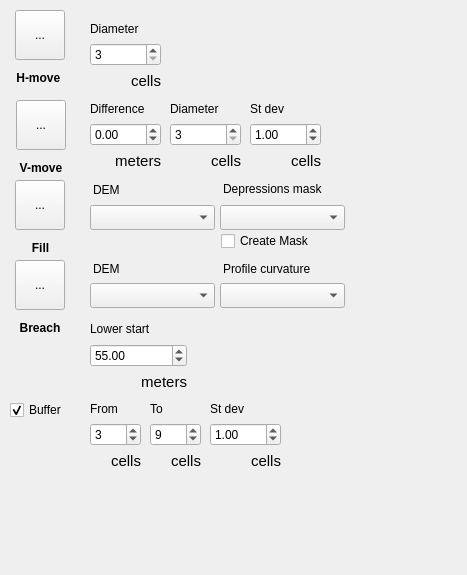
<?xml version="1.0" encoding="UTF-8"?>
<ui version="4.0">
 <class>DEMeditingDockWidgetBase</class>
 <widget class="QDockWidget" name="DEMeditingDockWidgetBase">
  <property name="geometry">
   <rect>
    <x>0</x>
    <y>0</y>
    <width>467</width>
    <height>575</height>
   </rect>
  </property>
  <property name="windowTitle">
   <string>Interactive DEM editing</string>
  </property>
  <widget class="QWidget" name="dockWidgetContents">
   <widget class="QLabel" name="label_2">
    <property name="geometry">
     <rect>
      <x>12</x>
      <y>70</y>
      <width>56</width>
      <height>16</height>
     </rect>
    </property>
    <property name="minimumSize">
     <size>
      <width>55</width>
      <height>0</height>
     </size>
    </property>
    <property name="font">
     <font>
      <weight>75</weight>
      <bold>true</bold>
     </font>
    </property>
    <property name="text">
     <string>H-move </string>
    </property>
    <property name="alignment">
     <set>Qt::AlignCenter</set>
    </property>
    <property name="buddy">
     <cstring>label_2</cstring>
    </property>
   </widget>
   <widget class="QLabel" name="label_5">
    <property name="geometry">
     <rect>
      <x>17</x>
      <y>320</y>
      <width>46</width>
      <height>16</height>
     </rect>
    </property>
    <property name="font">
     <font>
      <weight>75</weight>
      <bold>true</bold>
     </font>
    </property>
    <property name="text">
     <string>Breach</string>
    </property>
    <property name="alignment">
     <set>Qt::AlignCenter</set>
    </property>
    <property name="buddy">
     <cstring>label_4</cstring>
    </property>
   </widget>
   <widget class="QLabel" name="label_3">
    <property name="geometry">
     <rect>
      <x>15</x>
      <y>160</y>
      <width>52</width>
      <height>16</height>
     </rect>
    </property>
    <property name="font">
     <font>
      <weight>75</weight>
      <bold>true</bold>
     </font>
    </property>
    <property name="text">
     <string>V-move</string>
    </property>
    <property name="textFormat">
     <enum>Qt::MarkdownText</enum>
    </property>
    <property name="alignment">
     <set>Qt::AlignCenter</set>
    </property>
    <property name="buddy">
     <cstring>label_2</cstring>
    </property>
   </widget>
   <widget class="QLabel" name="label_4">
    <property name="geometry">
     <rect>
      <x>31</x>
      <y>240</y>
      <width>19</width>
      <height>16</height>
     </rect>
    </property>
    <property name="font">
     <font>
      <weight>75</weight>
      <bold>true</bold>
     </font>
    </property>
    <property name="text">
     <string>Fill</string>
    </property>
    <property name="alignment">
     <set>Qt::AlignCenter</set>
    </property>
    <property name="buddy">
     <cstring>label_4</cstring>
    </property>
   </widget>
   <widget class="QLabel" name="label_8">
    <property name="geometry">
     <rect>
      <x>93</x>
      <y>182</y>
      <width>29</width>
      <height>16</height>
     </rect>
    </property>
    <property name="text">
     <string>DEM</string>
    </property>
   </widget>
   <widget class="QCheckBox" name="createMask">
    <property name="geometry">
     <rect>
      <x>221</x>
      <y>231</y>
      <width>101</width>
      <height>20</height>
     </rect>
    </property>
    <property name="text">
     <string>Create Mask</string>
    </property>
   </widget>
   <widget class="QLabel" name="label_9">
    <property name="geometry">
     <rect>
      <x>93</x>
      <y>261</y>
      <width>29</width>
      <height>16</height>
     </rect>
    </property>
    <property name="text">
     <string>DEM</string>
    </property>
   </widget>
   <widget class="QCheckBox" name="buffer">
    <property name="geometry">
     <rect>
      <x>10</x>
      <y>400</y>
      <width>61</width>
      <height>20</height>
     </rect>
    </property>
    <property name="text">
     <string>Buffer</string>
    </property>
    <property name="checked">
     <bool>true</bool>
    </property>
   </widget>
   <widget class="QgsMapLayerComboBox" name="demBox_breach">
    <property name="geometry">
     <rect>
      <x>90</x>
      <y>283</y>
      <width>125</width>
      <height>25</height>
     </rect>
    </property>
   </widget>
   <widget class="QgsMapLayerComboBox" name="demBox_fill">
    <property name="geometry">
     <rect>
      <x>90</x>
      <y>205</y>
      <width>125</width>
      <height>25</height>
     </rect>
    </property>
    <property name="sizePolicy">
     <sizepolicy hsizetype="Preferred" vsizetype="Fixed">
      <horstretch>0</horstretch>
      <verstretch>0</verstretch>
     </sizepolicy>
    </property>
   </widget>
   <widget class="QComboBox" name="profile_typeBox">
    <property name="geometry">
     <rect>
      <x>220</x>
      <y>283</y>
      <width>125</width>
      <height>25</height>
     </rect>
    </property>
   </widget>
   <widget class="QLabel" name="label_18">
    <property name="geometry">
     <rect>
      <x>223</x>
      <y>261</y>
      <width>111</width>
      <height>16</height>
     </rect>
    </property>
    <property name="text">
     <string>Profile curvature</string>
    </property>
   </widget>
   <widget class="QgsMapLayerComboBox" name="maskBox_fill">
    <property name="geometry">
     <rect>
      <x>220</x>
      <y>205</y>
      <width>125</width>
      <height>25</height>
     </rect>
    </property>
   </widget>
   <widget class="QLabel" name="label_10">
    <property name="geometry">
     <rect>
      <x>223</x>
      <y>181</y>
      <width>111</width>
      <height>16</height>
     </rect>
    </property>
    <property name="text">
     <string>Depressions mask</string>
    </property>
   </widget>
   <widget class="QToolButton" name="breach_icon">
    <property name="geometry">
     <rect>
      <x>15</x>
      <y>260</y>
      <width>50</width>
      <height>50</height>
     </rect>
    </property>
    <property name="text">
     <string>...</string>
    </property>
    <property name="icon">
     <iconset>
      <normaloff>icons/breach_depressions.svg</normaloff>icons/breach_depressions.svg</iconset>
    </property>
    <property name="iconSize">
     <size>
      <width>40</width>
      <height>40</height>
     </size>
    </property>
   </widget>
   <widget class="QToolButton" name="fill_icon">
    <property name="geometry">
     <rect>
      <x>15</x>
      <y>180</y>
      <width>50</width>
      <height>50</height>
     </rect>
    </property>
    <property name="text">
     <string>...</string>
    </property>
    <property name="icon">
     <iconset>
      <normaloff>icons/fill_depressions.svg</normaloff>icons/fill_depressions.svg</iconset>
    </property>
    <property name="iconSize">
     <size>
      <width>40</width>
      <height>40</height>
     </size>
    </property>
    <property name="checkable">
     <bool>true</bool>
    </property>
   </widget>
   <widget class="QToolButton" name="edit_icon">
    <property name="geometry">
     <rect>
      <x>16</x>
      <y>100</y>
      <width>50</width>
      <height>50</height>
     </rect>
    </property>
    <property name="text">
     <string>...</string>
    </property>
    <property name="icon">
     <iconset>
      <normaloff>icons/edit_pixel_value.svg</normaloff>icons/edit_pixel_value.svg</iconset>
    </property>
    <property name="iconSize">
     <size>
      <width>40</width>
      <height>40</height>
     </size>
    </property>
    <property name="checkable">
     <bool>true</bool>
    </property>
    <property name="autoRaise">
     <bool>false</bool>
    </property>
   </widget>
   <widget class="QToolButton" name="move_icon">
    <property name="geometry">
     <rect>
      <x>15</x>
      <y>10</y>
      <width>50</width>
      <height>50</height>
     </rect>
    </property>
    <property name="minimumSize">
     <size>
      <width>41</width>
      <height>0</height>
     </size>
    </property>
    <property name="focusPolicy">
     <enum>Qt::StrongFocus</enum>
    </property>
    <property name="text">
     <string>...</string>
    </property>
    <property name="icon">
     <iconset>
      <normaloff>icons/move_pixel.svg</normaloff>icons/move_pixel.svg</iconset>
    </property>
    <property name="iconSize">
     <size>
      <width>40</width>
      <height>40</height>
     </size>
    </property>
    <property name="checkable">
     <bool>true</bool>
    </property>
   </widget>
   <widget class="QWidget" name="layoutWidget">
    <property name="geometry">
     <rect>
      <x>90</x>
      <y>20</y>
      <width>71</width>
      <height>70</height>
     </rect>
    </property>
    <layout class="QVBoxLayout" name="verticalLayout_4" stretch="0,0,0">
     <property name="sizeConstraint">
      <enum>QLayout::SetDefaultConstraint</enum>
     </property>
     <item>
      <widget class="QLabel" name="label_17">
       <property name="text">
        <string>Diameter</string>
       </property>
      </widget>
     </item>
     <item>
      <widget class="QSpinBox" name="DiameterMove">
       <property name="sizePolicy">
        <sizepolicy hsizetype="Minimum" vsizetype="Preferred">
         <horstretch>0</horstretch>
         <verstretch>0</verstretch>
        </sizepolicy>
       </property>
       <property name="minimum">
        <number>3</number>
       </property>
       <property name="singleStep">
        <number>2</number>
       </property>
      </widget>
     </item>
     <item>
      <widget class="QLabel" name="label_21">
       <property name="font">
        <font>
         <pointsize>11</pointsize>
        </font>
       </property>
       <property name="text">
        <string>cells</string>
       </property>
       <property name="alignment">
        <set>Qt::AlignRight|Qt::AlignTrailing|Qt::AlignVCenter</set>
       </property>
      </widget>
     </item>
    </layout>
   </widget>
   <widget class="QWidget" name="layoutWidget">
    <property name="geometry">
     <rect>
      <x>90</x>
      <y>100</y>
      <width>71</width>
      <height>70</height>
     </rect>
    </property>
    <layout class="QVBoxLayout" name="verticalLayout_5">
     <item>
      <widget class="QLabel" name="label">
       <property name="text">
        <string>Difference</string>
       </property>
      </widget>
     </item>
     <item>
      <widget class="QDoubleSpinBox" name="valueSpinBox">
       <property name="sizePolicy">
        <sizepolicy hsizetype="Preferred" vsizetype="Preferred">
         <horstretch>0</horstretch>
         <verstretch>0</verstretch>
        </sizepolicy>
       </property>
       <property name="minimum">
        <double>-1000000.000000000000000</double>
       </property>
       <property name="maximum">
        <double>1000000.000000000000000</double>
       </property>
      </widget>
     </item>
     <item>
      <widget class="QLabel" name="label_22">
       <property name="font">
        <font>
         <pointsize>11</pointsize>
        </font>
       </property>
       <property name="text">
        <string>meters</string>
       </property>
       <property name="alignment">
        <set>Qt::AlignRight|Qt::AlignTrailing|Qt::AlignVCenter</set>
       </property>
      </widget>
     </item>
    </layout>
   </widget>
   <widget class="QWidget" name="layoutWidget">
    <property name="geometry">
     <rect>
      <x>170</x>
      <y>100</y>
      <width>71</width>
      <height>70</height>
     </rect>
    </property>
    <layout class="QVBoxLayout" name="verticalLayout_6">
     <item>
      <widget class="QLabel" name="label_6">
       <property name="text">
        <string>Diameter</string>
       </property>
      </widget>
     </item>
     <item>
      <widget class="QSpinBox" name="Diameter">
       <property name="minimum">
        <number>3</number>
       </property>
       <property name="singleStep">
        <number>2</number>
       </property>
      </widget>
     </item>
     <item>
      <widget class="QLabel" name="label_20">
       <property name="font">
        <font>
         <pointsize>11</pointsize>
        </font>
       </property>
       <property name="text">
        <string>cells</string>
       </property>
       <property name="alignment">
        <set>Qt::AlignRight|Qt::AlignTrailing|Qt::AlignVCenter</set>
       </property>
      </widget>
     </item>
    </layout>
   </widget>
   <widget class="QWidget" name="layoutWidget">
    <property name="geometry">
     <rect>
      <x>250</x>
      <y>100</y>
      <width>71</width>
      <height>70</height>
     </rect>
    </property>
    <layout class="QVBoxLayout" name="verticalLayout_7">
     <item>
      <widget class="QLabel" name="label_14">
       <property name="text">
        <string>St dev</string>
       </property>
      </widget>
     </item>
     <item>
      <widget class="QDoubleSpinBox" name="stad_dev_apply">
       <property name="sizePolicy">
        <sizepolicy hsizetype="Minimum" vsizetype="Preferred">
         <horstretch>0</horstretch>
         <verstretch>0</verstretch>
        </sizepolicy>
       </property>
       <property name="decimals">
        <number>2</number>
       </property>
       <property name="minimum">
        <double>-1000000.000000000000000</double>
       </property>
       <property name="maximum">
        <double>1000000.000000000000000</double>
       </property>
       <property name="singleStep">
        <double>0.000000000000000</double>
       </property>
       <property name="value">
        <double>1.000000000000000</double>
       </property>
      </widget>
     </item>
     <item>
      <widget class="QLabel" name="label_23">
       <property name="font">
        <font>
         <pointsize>11</pointsize>
        </font>
       </property>
       <property name="text">
        <string>cells</string>
       </property>
       <property name="alignment">
        <set>Qt::AlignRight|Qt::AlignTrailing|Qt::AlignVCenter</set>
       </property>
      </widget>
     </item>
    </layout>
   </widget>
   <widget class="QWidget" name="layoutWidget">
    <property name="geometry">
     <rect>
      <x>210</x>
      <y>400</y>
      <width>71</width>
      <height>70</height>
     </rect>
    </property>
    <layout class="QVBoxLayout" name="verticalLayout_12">
     <item>
      <widget class="QLabel" name="label_15">
       <property name="text">
        <string>St dev</string>
       </property>
      </widget>
     </item>
     <item>
      <widget class="QDoubleSpinBox" name="stad_dev_breach">
       <property name="decimals">
        <number>2</number>
       </property>
       <property name="minimum">
        <double>-1000000.000000000000000</double>
       </property>
       <property name="maximum">
        <double>1000000.000000000000000</double>
       </property>
       <property name="singleStep">
        <double>0.000000000000000</double>
       </property>
       <property name="value">
        <double>1.000000000000000</double>
       </property>
      </widget>
     </item>
     <item>
      <widget class="QLabel" name="label_24">
       <property name="font">
        <font>
         <pointsize>11</pointsize>
        </font>
       </property>
       <property name="text">
        <string>cells</string>
       </property>
       <property name="alignment">
        <set>Qt::AlignRight|Qt::AlignTrailing|Qt::AlignVCenter</set>
       </property>
      </widget>
     </item>
    </layout>
   </widget>
   <widget class="QWidget" name="layoutWidget">
    <property name="geometry">
     <rect>
      <x>90</x>
      <y>400</y>
      <width>51</width>
      <height>70</height>
     </rect>
    </property>
    <layout class="QVBoxLayout" name="verticalLayout_10" stretch="0,0,0">
     <item>
      <widget class="QLabel" name="label_13">
       <property name="text">
        <string>From</string>
       </property>
      </widget>
     </item>
     <item>
      <widget class="QSpinBox" name="buffer_distance_start">
       <property name="sizePolicy">
        <sizepolicy hsizetype="Minimum" vsizetype="Preferred">
         <horstretch>0</horstretch>
         <verstretch>0</verstretch>
        </sizepolicy>
       </property>
       <property name="minimum">
        <number>1</number>
       </property>
       <property name="maximum">
        <number>50</number>
       </property>
       <property name="singleStep">
        <number>1</number>
       </property>
       <property name="value">
        <number>3</number>
       </property>
      </widget>
     </item>
     <item>
      <widget class="QLabel" name="label_19">
       <property name="font">
        <font>
         <pointsize>11</pointsize>
        </font>
       </property>
       <property name="text">
        <string>cells</string>
       </property>
       <property name="alignment">
        <set>Qt::AlignRight|Qt::AlignTrailing|Qt::AlignVCenter</set>
       </property>
      </widget>
     </item>
    </layout>
   </widget>
   <widget class="QWidget" name="layoutWidget">
    <property name="geometry">
     <rect>
      <x>150</x>
      <y>400</y>
      <width>51</width>
      <height>70</height>
     </rect>
    </property>
    <layout class="QVBoxLayout" name="verticalLayout_11">
     <item>
      <widget class="QLabel" name="label_12">
       <property name="text">
        <string>To</string>
       </property>
      </widget>
     </item>
     <item>
      <widget class="QSpinBox" name="buffer_distance_end">
       <property name="minimum">
        <number>1</number>
       </property>
       <property name="maximum">
        <number>50</number>
       </property>
       <property name="singleStep">
        <number>1</number>
       </property>
       <property name="value">
        <number>9</number>
       </property>
      </widget>
     </item>
     <item>
      <widget class="QLabel" name="label_11">
       <property name="font">
        <font>
         <pointsize>11</pointsize>
        </font>
       </property>
       <property name="text">
        <string>cells</string>
       </property>
       <property name="alignment">
        <set>Qt::AlignRight|Qt::AlignTrailing|Qt::AlignVCenter</set>
       </property>
      </widget>
     </item>
    </layout>
   </widget>
   <widget class="QWidget" name="layoutWidget">
    <property name="geometry">
     <rect>
      <x>90</x>
      <y>320</y>
      <width>97</width>
      <height>71</height>
     </rect>
    </property>
    <layout class="QVBoxLayout" name="verticalLayout_13">
     <item>
      <widget class="QLabel" name="label_16">
       <property name="text">
        <string>Lower start</string>
       </property>
      </widget>
     </item>
     <item>
      <widget class="QDoubleSpinBox" name="Reduce">
       <property name="decimals">
        <number>2</number>
       </property>
       <property name="minimum">
        <double>0.000000000000000</double>
       </property>
       <property name="maximum">
        <double>1000000.000000000000000</double>
       </property>
       <property name="singleStep">
        <double>0.000000000000000</double>
       </property>
       <property name="value">
        <double>55.000000000000000</double>
       </property>
      </widget>
     </item>
     <item>
      <widget class="QLabel" name="label_25">
       <property name="font">
        <font>
         <pointsize>11</pointsize>
        </font>
       </property>
       <property name="text">
        <string>meters</string>
       </property>
       <property name="alignment">
        <set>Qt::AlignRight|Qt::AlignTrailing|Qt::AlignVCenter</set>
       </property>
      </widget>
     </item>
    </layout>
   </widget>
   <widget class="QLabel" name="label_26">
    <property name="geometry">
     <rect>
      <x>93</x>
      <y>238</y>
      <width>115</width>
      <height>16</height>
     </rect>
    </property>
    <property name="sizePolicy">
     <sizepolicy hsizetype="Preferred" vsizetype="Preferred">
      <horstretch>0</horstretch>
      <verstretch>20</verstretch>
     </sizepolicy>
    </property>
    <property name="font">
     <font>
      <pointsize>11</pointsize>
     </font>
    </property>
    <property name="text">
     <string/>
    </property>
    <property name="alignment">
     <set>Qt::AlignRight|Qt::AlignTrailing|Qt::AlignVCenter</set>
    </property>
   </widget>
  </widget>
 </widget>
 <customwidgets>
  <customwidget>
   <class>QgsMapLayerComboBox</class>
   <extends>QComboBox</extends>
   <header>qgsmaplayercombobox.h</header>
  </customwidget>
 </customwidgets>
 <resources/>
 <connections/>
</ui>
